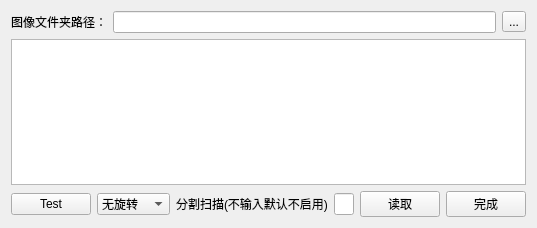
<?xml version="1.0" encoding="UTF-8"?>
<ui version="4.0">
 <class>DigNewProject</class>
 <widget class="QWidget" name="DigNewProject">
  <property name="geometry">
   <rect>
    <x>0</x>
    <y>0</y>
    <width>530</width>
    <height>228</height>
   </rect>
  </property>
  <property name="windowTitle">
   <string>新建项目</string>
  </property>
  <layout class="QVBoxLayout" name="verticalLayout">
   <item>
    <layout class="QHBoxLayout" name="horizontalLayout_2">
     <item>
      <widget class="QLabel" name="label">
       <property name="text">
        <string>图像文件夹路径：</string>
       </property>
      </widget>
     </item>
     <item>
      <widget class="QLineEdit" name="lineEdit"/>
     </item>
     <item>
      <widget class="QToolButton" name="toolButton">
       <property name="text">
        <string>...</string>
       </property>
      </widget>
     </item>
    </layout>
   </item>
   <item>
    <widget class="QTextEdit" name="textEditer_shower"/>
   </item>
   <item>
    <spacer name="verticalSpacer">
     <property name="orientation">
      <enum>Qt::Vertical</enum>
     </property>
     <property name="sizeHint" stdset="0">
      <size>
       <width>20</width>
       <height>40</height>
      </size>
     </property>
    </spacer>
   </item>
   <item>
    <layout class="QHBoxLayout" name="horizontalLayout">
     <item>
      <widget class="QPushButton" name="pushButton_Test">
       <property name="text">
        <string>Test</string>
       </property>
      </widget>
     </item>
     <item>
      <widget class="QComboBox" name="comboBox_Rote">
       <item>
        <property name="text">
         <string>无旋转</string>
        </property>
       </item>
       <item>
        <property name="text">
         <string>左旋90°</string>
        </property>
       </item>
       <item>
        <property name="text">
         <string>右旋90°</string>
        </property>
       </item>
       <item>
        <property name="text">
         <string>旋180°</string>
        </property>
       </item>
      </widget>
     </item>
     <item>
      <widget class="QLabel" name="label_2">
       <property name="text">
        <string>分割扫描(不输入默认不启用)</string>
       </property>
      </widget>
     </item>
     <item>
      <widget class="QLineEdit" name="lineEdit_Split">
       <property name="maximumSize">
        <size>
         <width>20</width>
         <height>16777215</height>
        </size>
       </property>
      </widget>
     </item>
     <item>
      <spacer name="horizontalSpacer">
       <property name="orientation">
        <enum>Qt::Horizontal</enum>
       </property>
       <property name="sizeHint" stdset="0">
        <size>
         <width>40</width>
         <height>20</height>
        </size>
       </property>
      </spacer>
     </item>
     <item>
      <widget class="QPushButton" name="pushButton">
       <property name="text">
        <string>读取</string>
       </property>
      </widget>
     </item>
     <item>
      <widget class="QPushButton" name="pushButton_accept">
       <property name="text">
        <string>完成</string>
       </property>
      </widget>
     </item>
    </layout>
   </item>
  </layout>
 </widget>
 <resources/>
 <connections/>
</ui>
